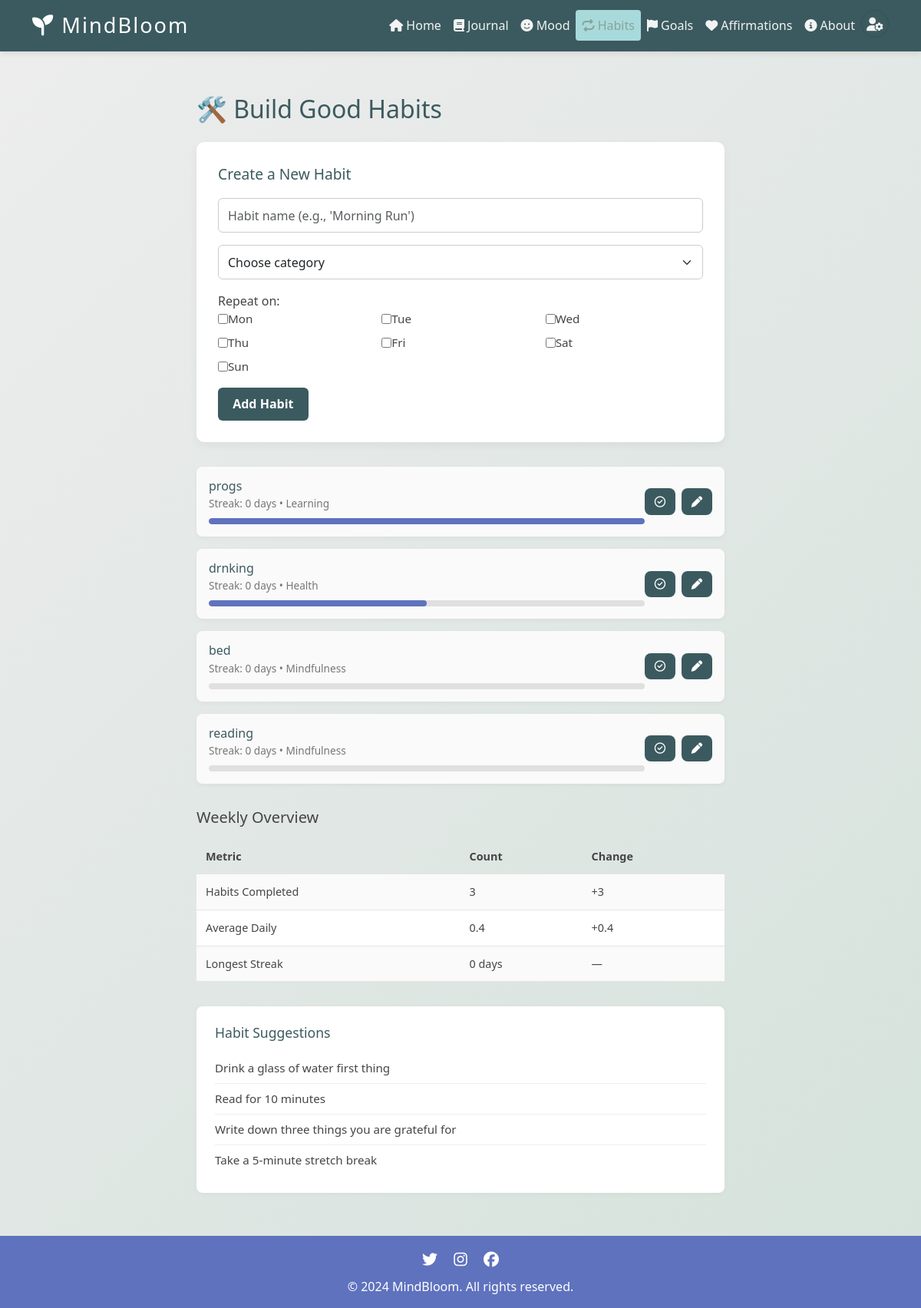
Page /habits (signed in) on the committed database.
### app/models.py (models this page shows)
class Habit(db.Model):
    id = db.Column(db.Integer, primary_key=True)
    user_id = db.Column(db.Integer, db.ForeignKey('users.id'), nullable=False)
    name = db.Column(db.String(100), nullable=False)
    category = db.Column(db.String(50))
    frequency = db.Column(db.String(50))
    created_at = db.Column(db.DateTime, default=datetime.utcnow)
    logs = db.relationship('HabitLog', backref='habit', lazy='dynamic')

### app/habits/routes.py (the view, shortened to what this page needs)
@habits_bp.route('/habits', methods=['GET', 'POST'])
@login_required
def habits():
    raw_habits = Habit.query.filter_by(user_id=current_user.id).all()
    habit_list = []
    for h in raw_habits:
        total_logs = HabitLog.query.filter_by(
            user_id=current_user.id,
            habit_id=h.id
        ).count()
        logs = HabitLog.query.filter_by(habit_id=h.id).order_by(HabitLog.completed_at.desc()).all()
        streak = 0
        current_date = datetime.utcnow().date()
        for log in logs:
            if log.completed_at.date() == current_date - timedelta(days=streak):
                streak += 1
            else:
                break
        days_count = max(len(h.frequency.split(',')), 1)
        completion = min(100, int((total_logs / days_count) * 100))
        habit_list.append({
            'id': h.id,
            'name': h.name,
            'category': h.category,
            'frequency': h.frequency,
            'streak': streak,
            'completion': completion
        })
    now = datetime.utcnow()
    one_week_ago = now - timedelta(days=7)
    two_weeks_ago = now - timedelta(days=14)
    completed_week = HabitLog.query.filter(
        HabitLog.user_id == current_user.id,
        HabitLog.completed_at >= one_week_ago
    ).count()
    last_week_completed = HabitLog.query.filter(
        HabitLog.user_id == current_user.id,
        HabitLog.completed_at >= two_weeks_ago,
        HabitLog.completed_at < one_week_ago
    ).count()
    delta_completed = completed_week - last_week_completed
    avg_this_week = round(completed_week / 7, 1)
    avg_last_week = round(last_week_completed / 7, 1)
    longest_streak = max((h['streak'] for h in habit_list), default=0)
    stats = {
        'completed': completed_week,
        'average_daily': avg_this_week,
        'longest_streak': longest_streak,
        'trend': {
            'completed': f"{delta_completed:+}",
            'average_daily': f"{(avg_this_week - avg_last_week):+.1f}"
        }
    }
    suggestions = [
        'Drink a glass of water first thing',
        'Read for 10 minutes',
        'Write down three things you are grateful for',
        'Take a 5-minute stretch break'
    ]
    return render_template(
        'habits.html',
        habits=habit_list,
        stats=stats,
        suggestions=suggestions
    )

### app/__init__.py (called while the page is built)
def register_context_processors(app):
    @app.context_processor
    def inject_nav_data():
        from flask import url_for
        return {
            'nav_items': [
                ('Home', url_for('main.home'), 'home'),
                ('Journal', url_for('journal.journal'), 'book'),
                ('Mood', url_for('mood.mood'), 'smile'),
                ('Habits', url_for('habits.habits'), 'repeat'),
                ('Goals', url_for('goals.goals'), 'flag'),
                ('Affirmations', url_for('affirmations.affirmations'), 'heart'),
                ('About', url_for('main.about'), 'info-circle'),
            ],
            'social_links': [
                ('Twitter', '#', 'twitter'),
                ('Instagram', '#', 'instagram'),
                ('Facebook', '#', 'facebook')
            ]
        }

### app/auth/routes.py (called while the page is built)
@login_manager.user_loader
def load_user(user_id):
    return User.query.get(int(user_id))

### app/templates/habits.html (shortened to what this page needs)
{% extends "layout.html" %}
{% block content %}
<div class="habits-container">
  <h2 class="mb-4">🛠️ Build Good Habits</h2>
  <form method="POST" action="{{ url_for('habits.habits') }}" class="habit-form">
    <fieldset>
      <legend>Create a New Habit</legend>
      <input type="text"
             name="name"
             class="form-control"
             placeholder="Habit name (e.g., 'Morning Run')"
             required>
      <select name="category" class="form-select">
        <option value="" selected disabled>Choose category</option>
      </select>
      <label>Repeat on:</label>
      <div class="days-of-week">
        {% for d in ['Mon','Tue','Wed','Thu','Fri','Sat','Sun'] %}
          <label>
            <input type="checkbox" name="days" value="{{ d }}">
            {{ d }}
          </label>
        {% endfor %}
      </div>
      <button type="submit" class="btn btn-success">Add Habit</button>
    </fieldset>
  </form>
  <section class="habit-list">
    {% for habit in habits %}
    <div class="habit-card">
      <div class="info">
        <h6>{{ habit.name }}</h6>
        <small>
          Streak: {{ habit.streak }} day{{ 's' if habit.streak != 1 }} •
          {{ habit.category or 'No category' }}
        </small>
        <div class="progress-bar">
          <div class="progress" style="width: {{ habit.completion }}%;"></div>
        </div>
      </div>
      <div class="actions">
        <form method="POST" action="{{ url_for('habits.mark_done', habit_id=habit.id) }}">
          <button type="submit"
                  class="btn btn-outline-primary btn-sm"
                  title="Mark done today">
            <i class="fa-regular fa-circle-check"></i>
          </button>
        </form>
        <button class="btn btn-outline-secondary btn-sm edit-habit-btn"
                data-bs-toggle="modal"
                data-bs-target="#editHabitModal"
                data-habit-id="{{ habit.id }}"
                data-habit-name="{{ habit.name }}"
                data-habit-category="{{ habit.category }}"
                title="Edit habit">
          <i class="fa-solid fa-pen"></i>
        </button>
      </div>
    </div>
    {% else %}
    <p>No habits yet. Start by adding one above!</p>
    {% endfor %}
  </section>
  <section class="habit-stats">
    <h5>Weekly Overview</h5>
    <table>
      <thead>
        <tr><th>Metric</th><th>Count</th><th>Change</th></tr>
      </thead>
      <tbody>
        <tr>
          <td>Habits Completed</td>
          <td>{{ stats.completed }}</td>
          <td>{{ stats.trend.completed }}</td>
        </tr>
        <tr>
          <td>Average Daily</td>
          <td>{{ stats.average_daily }}</td>
          <td>{{ stats.trend.average_daily }}</td>
        </tr>
        <tr>
          <td>Longest Streak</td>
          <td>{{ stats.longest_streak }} day{{ 's' if stats.longest_streak != 1 }}</td>
          <td>—</td>
        </tr>
      </tbody>
    </table>
  </section>
  <section class="habit-suggestions">
    <h5>Habit Suggestions</h5>
    <ul>
      {% for suggestion in suggestions %}
        <li>{{ suggestion }}</li>
      {% endfor %}
    </ul>
  </section>
</div>
{% endblock %}

### app/static/css/style.css (style rules this page uses)
:root { --primary-bg: #8AA398; --secondary-bg: #F4C2C2; --accent: #A8DADC; --text: #454545; --footer-bg: #5f72be; }
body { margin: 0; min-height: 100vh; font-family: 'Segoe UI', sans-serif; color: var(--text); background: linear-gradient(135deg, var(--secondary-bg) 0%, var(--accent) 100%); }
body { background: linear-gradient(135deg, #EDEDED 0%, #D5E2DC 100%); font-family: 'Segoe UI', sans-serif; color: #454545; }
h1, h2, h3, h4 { color: #3B5A5F; }
form input, form textarea, form select { border: 1px solid #ced4da; }
.btn-success { background-color: #8AA398; border-color: #8AA398; }
.btn { background-color: #3B5A5F; color: #fff; border: none; padding: 0.75em 1.5em; border-radius: 8px; font-weight: bold; cursor: pointer; transition: background-color 0.2s ease, transform 0.1s ease; }

### app/templates/habits.html (style rules this page uses)
.habits-container { max-width: 720px; margin: 2rem auto; padding: 0 1rem; }
.habit-form { background: #ffffff; padding: 1.75rem; border-radius: 10px; box-shadow: 0 4px 12px rgba(0, 0, 0, 0.05); margin-bottom: 2rem; }
.habit-form legend { font-size: 1.2rem; color: #3B5A5F; margin-bottom: 1rem; }
.habit-form .form-control, .habit-form .form-select { width: 100%; border-radius: 6px; border: 1px solid #CCCCCC; padding: 0.6rem 0.75rem; margin-bottom: 1rem; transition: border-color 0.2s; font-size: 1rem; }
.habit-form .days-of-week { display: flex; flex-wrap: wrap; gap: 0.5rem; margin-bottom: 1rem; }
.habit-form .days-of-week label { flex: 1 0 30%; display: flex; align-items: center; font-size: 0.95rem; }
.habit-form .btn-success { padding: 0.6rem 1.2rem; font-size: 1rem; border-radius: 6px; }
.habit-list { display: grid; gap: 1rem; margin-bottom: 2rem; }
.habit-card { background: #FAFAFA; padding: 1rem; border-radius: 8px; box-shadow: 0 2px 6px rgba(0, 0, 0, 0.04); display: flex; justify-content: space-between; align-items: center; }
.habit-card .info { flex: 1; }
.habit-card .info h6 { margin: 0; color: #3B5A5F; font-weight: 500; }
.habit-card .info small { color: #777777; font-size: 0.85rem; }
.habit-card .progress-bar { height: 8px; background: #E0E0E0; border-radius: 4px; overflow: hidden; margin-top: 0.5rem; }
.habit-card .progress { height: 100%; background: #5F72BE; transition: width 0.3s ease; }
.habit-card .actions { display: flex; align-items: center; gap: 0.5rem; }
.habit-card .actions .btn { min-width: 40px; padding: 0.4rem 0.6rem; font-size: 0.9rem; }
.habit-stats table { width: 100%; border-collapse: collapse; margin-top: 1rem; }
.habit-stats th, .habit-stats td { padding: 0.75rem; border-bottom: 1px solid #E5E5E5; text-align: left; font-size: 0.9rem; }
.habit-stats tbody tr:nth-child(even) { background: #FFFFFF; }
.habit-stats tbody tr:nth-child(odd) { background: #FAFAFA; }
.habit-suggestions { background: #FFFFFF; padding: 1.5rem; border-radius: 8px; box-shadow: 0 2px 8px rgba(0, 0, 0, 0.03); margin-top: 2rem; }
.habit-suggestions h5 { color: #3B5A5F; margin-bottom: 1rem; font-size: 1.1rem; }
.habit-suggestions ul { list-style: none; padding: 0; margin: 0; }
.habit-suggestions li { padding: 0.5rem 0; border-bottom: 1px solid #EEE; font-size: 0.95rem; }
.habit-suggestions li:last-child { border-bottom: none; }

### rows in the picture
Habit: name "progs", streak "0", streak "s", category "Learning", {{ habit.completion }} 100 (drawn)
Habit: name "drnking", streak "0", streak "s", category "Health", {{ habit.completion }} 50 (drawn)
Habit: name "bed", streak "0", streak "s", category "Mindfulness"
Habit: name "reading", streak "0", streak "s", category "Mindfulness"

### other values in the picture
{{ name }} "Home" "Journal" "Mood" "Habits" "Goals" "Affirmations" "About"
{{ d }} "Mon" "Tue" "Wed" "Thu" "Fri" "Sat" "Sun"
{{ stats.completed }} "3"
{{ stats.trend.completed }} "+3"
{{ stats.average_daily }} "0.4"
{{ stats.trend.average_daily }} "+0.4"
{{ stats.longest_streak }} "0"
{{ 's' if stats.longest_streak != 1 }} "s"
{{ suggestion }} "Drink a glass of water first thing" "Read for 10 minutes" "Write down three things you are grateful for" "Take a 5-minute stretch break"
{{ year|default(2024) }} "2024"
